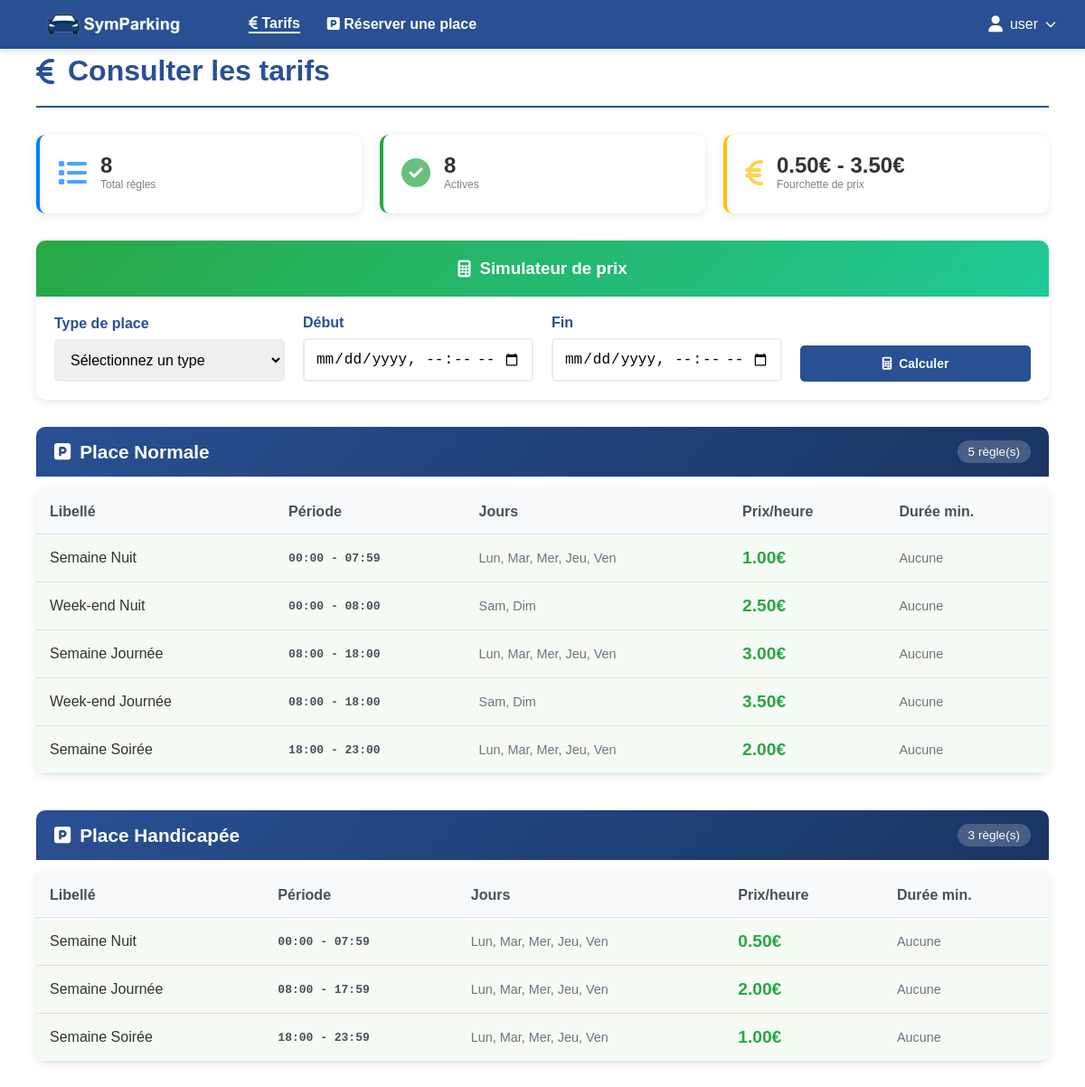
The page /index.php?component=pricing (signed in) on the database its author committed.
### tables this page shows
CREATE TABLE IF NOT EXISTS `pricing` (
  `id` int NOT NULL AUTO_INCREMENT,
  `label` varchar(100) DEFAULT NULL,
  `spot_type` int DEFAULT NULL,
  `start_hour` time DEFAULT NULL,
  `end_hour` time DEFAULT NULL,
  `days` set('mon','tue','wed','thu','fri','sat','sun') DEFAULT NULL,
  `price_per_hour` decimal(6,2) DEFAULT NULL,
  `min_duration_minutes` int DEFAULT '0',
  `active` tinyint(1) DEFAULT '1',
  PRIMARY KEY (`id`)
);

### Includes/functions.php (called while the page is built, shortened)
<?php
if (!function_exists('isAdmin')) {
    function isAdmin(): bool {
        return isset($_SESSION['auth']) && $_SESSION['auth'] && ($_SESSION['role'] ?? 1) === 2;
    }
}

### Model/pricing.php (called while the page is built, shortened)
<?php
function getAllPricingRules(PDO $pdo, bool $activeOnly = false): array {
    $whereClause = $activeOnly ? ' WHERE active = 1' : '';
    $query = "SELECT pr.*,
                CASE pr.spot_type
                    WHEN 1 THEN 'Normale'
                    WHEN 2 THEN 'Handicapée'
                    WHEN 3 THEN 'Réservée'
                    ELSE 'Inconnue'
                END as spot_type_name
              FROM pricing pr" . $whereClause . "
              ORDER BY pr.spot_type ASC, pr.start_hour ASC";
    $res = $pdo->query($query);
    return $res->fetchAll(PDO::FETCH_ASSOC);
}
function getSpotTypesForPricing(): array {
    return [
        1 => 'Place Normale',
        2 => 'Place Handicapée',
        3 => 'Place Réservée'
    ];
}
function getDaysOfWeek(): array {
    return [
        'mon' => 'Lundi',
        'tue' => 'Mardi',
        'wed' => 'Mercredi',
        'thu' => 'Jeudi',
        'fri' => 'Vendredi',
        'sat' => 'Samedi',
        'sun' => 'Dimanche'
    ];
}
function getPricingStats(PDO $pdo): array {
    $stats = [];
    $query = "SELECT COUNT(*) as total FROM pricing";
    $res = $pdo->query($query);
    $stats['total'] = $res->fetch(PDO::FETCH_ASSOC)['total'];
    $query = "SELECT COUNT(*) as active FROM pricing WHERE active = 1";
    $res = $pdo->query($query);
    $stats['active'] = $res->fetch(PDO::FETCH_ASSOC)['active'];
    $stats['inactive'] = $stats['total'] - $stats['active'];
    $query = "SELECT MIN(price_per_hour) as min_price, MAX(price_per_hour) as max_price FROM pricing WHERE active = 1";
    $res = $pdo->query($query);
    $priceRange = $res->fetch(PDO::FETCH_ASSOC);
    $stats['min_price'] = $priceRange['min_price'] ?? 0;
    $stats['max_price'] = $priceRange['max_price'] ?? 0;
    return $stats;
}

### View/pricing.php (the view, shortened to what this page needs)
<div class="pricing-container">
    <div class="pricing-header">
        <h1>
            <i class="fas fa-euro-sign"></i>
            <?= isAdmin() ? 'Gestion des tarifs' : 'Consulter les tarifs' ?>
        </h1>
    </div>
    <div class="stats-container">
        <div class="stat-card total">
            <div class="stat-icon">
                <i class="fas fa-list"></i>
            </div>
            <div class="stat-info">
                <div class="stat-number"><?= $stats['total'] ?></div>
                <div class="stat-label">Total règles</div>
            </div>
        </div>
        <div class="stat-card active">
            <div class="stat-icon">
                <i class="fas fa-check-circle"></i>
            </div>
            <div class="stat-info">
                <div class="stat-number"><?= $stats['active'] ?></div>
                <div class="stat-label">Actives</div>
            </div>
        </div>
        <div class="stat-card price-range">
            <div class="stat-icon">
                <i class="fas fa-euro-sign"></i>
            </div>
            <div class="stat-info">
                <div class="stat-number"><?= number_format($stats['min_price'], 2) ?>€ - <?= number_format($stats['max_price'], 2) ?>€</div>
                <div class="stat-label">Fourchette de prix</div>
            </div>
        </div>
    </div>
    <?php if (!isAdmin()): ?>
        <div class="price-calculator">
            <div class="calculator-card">
                <div class="calculator-header">
                    <h3>
                        <i class="fas fa-calculator"></i>
                        Simulateur de prix
                    </h3>
                </div>
                <div class="calculator-body">
                    <div class="calculator-form">
                        <div class="form-row">
                            <div class="form-group">
                                <label for="calc_spot_type">Type de place</label>
                                <select id="calc_spot_type" class="form-control">
                                    <option value="">Sélectionnez un type</option>
                                </select>
                            </div>
                            <div class="form-group">
                                <label for="calc_start_time">Début</label>
                                <input type="datetime-local" id="calc_start_time" class="form-control"
                                       min="<?= date('Y-m-d\TH:i', strtotime('+1 hour')) ?>">
                            </div>
                            <div class="form-group">
                                <label for="calc_end_time">Fin</label>
                                <input type="datetime-local" id="calc_end_time" class="form-control">
                            </div>
                            <div class="form-group">
                                <button type="button" onclick="calculatePrice()" class="btn btn-primary">
                                    <i class="fas fa-calculator"></i>
                                    Calculer
                                </button>
                            </div>
                        </div>
                    </div>
                </div>
            </div>
        </div>
    <?php endif; ?>
    <?php
    $rulesByType = [];
    foreach ($rules as $rule) {
        $rulesByType[$rule['spot_type']][] = $rule;
    }
    ?>
    <?php foreach ($spotTypes as $typeId => $typeName): ?>
        <?php if (isset($rulesByType[$typeId])): ?>
            <div class="spot-type-section">
                <div class="section-header">
                    <h2>
                        <i class="fas fa-parking"></i>
                        <?= htmlspecialchars($typeName) ?>
                    </h2>
                    <span class="rules-count"><?= count($rulesByType[$typeId]) ?> règle(s)</span>
                </div>
                <div class="rules-table-container">
                    <table class="rules-table">
                        <thead>
                        <tr>
                            <th>Libellé</th>
                            <th>Période</th>
                            <th>Jours</th>
                            <th>Prix/heure</th>
                            <th>Durée min.</th>
                        </tr>
                        </thead>
                        <tbody>
                        <?php foreach ($rulesByType[$typeId] as $rule): ?>
                            <tr class="<?= $rule['active'] ? 'active-rule' : 'inactive-rule' ?>">
                                <td>
                                    <div class="rule-label">
                                        <?= htmlspecialchars($rule['label']) ?>
                                    </div>
                                </td>
                                <td>
                                    <div class="time-period">
                                        <?= date('H:i', strtotime($rule['start_hour'])) ?>
                                        -
                                        <?= date('H:i', strtotime($rule['end_hour'])) ?>
                                    </div>
                                </td>
                                <td>
                                    <div class="days-list">
                                        <?php
                                        $ruleDays = explode(',', $rule['days']);
                                        $dayNames = [];
                                        foreach ($ruleDays as $day) {
                                            if (isset($daysOfWeek[$day])) {
                                                $dayNames[] = substr($daysOfWeek[$day], 0, 3);
                                            }
                                        }
                                        echo implode(', ', $dayNames);
                                        ?>
                                    </div>
                                </td>
                                <td>
                                    <div class="price-value">
                                        <?= number_format((float)$rule['price_per_hour'], 2) ?>€
                                    </div>
                                </td>
                                <td>
                                    <div class="min-duration">
                                        <?= $rule['min_duration_minutes'] > 0 ? $rule['min_duration_minutes'] . ' min' : 'Aucune' ?>
                                    </div>
                                </td>
                            </tr>
                        <?php endforeach; ?>
                        </tbody>
                    </table>
                </div>
            </div>
        <?php endif; ?>
    <?php endforeach; ?>
</div>

### assets/CSS/style.css (style rules this page uses)
body { margin: 0; padding: 0; background-color: #fff; font-family: Arial, sans-serif; min-height: 100vh; }
.btn { display: inline-flex; align-items: center; justify-content: center; gap: 8px; padding: 10px 20px; border: none; border-radius: 5px; text-decoration: none; font-weight: bold; cursor: pointer; transition: all 0.3s ease; font-size: 14px; line-height: 1; box-sizing: border-box; height: 40px; font-family: Arial, sans-serif; }
.btn-primary { background-color: #285093; color: white; }
.input-field, .form-input, .form-control, .form-control-quick { padding: 12px; border: 2px solid #e9ecef; border-radius: 5px; font-size: 16px; box-sizing: border-box; transition: all 0.3s ease; }
.form-input, .form-control, .form-control-quick { width: 100%; border: 2px solid #e9ecef; }
.form-group, .form-group-quick { display: flex; flex-direction: column; gap: 8px; }
.form-group label, .form-group-quick label { font-weight: bold; color: #285093; display: flex; align-items: center; gap: 8px; }
.form-row { display: grid; grid-template-columns: repeat(auto-fit, minmax(200px, 1fr)); gap: 20px; align-items: end; }
.users-container, .pricing-container { max-width: 1200px; margin: 0 auto; padding: 20px; }
.pricing-container { max-width: 1400px; }
.users-header, .pricing-header, .user-form-header { display: flex; justify-content: space-between; align-items: center; margin-bottom: 30px; padding-bottom: 20px; border-bottom: 2px solid #285093; }
.users-header h1, .pricing-header h1, .user-form-header h1 { color: #285093; margin: 0; font-size: 2rem; display: flex; align-items: center; gap: 15px; }
.users-table-container, .rules-table-container { background: white; border-radius: 10px; box-shadow: 0 4px 6px rgba(0, 0, 0, 0.1); overflow: hidden; margin-bottom: 30px; }
.rules-table-container { border-radius: 0 0 10px 10px; box-shadow: 0 2px 10px rgba(0, 0, 0, 0.1); }
.users-table, .rules-table { width: 100%; border-collapse: collapse; }
.users-table thead, .rules-table thead { background-color: #285093; color: white; }
.rules-table th { background: #f8f9fa; color: #495057; border-bottom: 2px solid #dee2e6; }
.users-table th, .users-table td, .rules-table th, .rules-table td { padding: 15px; text-align: left; border-bottom: 1px solid #dee2e6; vertical-align: middle; }
.stats-container { display: grid; grid-template-columns: repeat(auto-fit, minmax(200px, 1fr)); gap: 20px; margin-bottom: 30px; }
.stat-card { background: white; padding: 20px; border-radius: 10px; box-shadow: 0 2px 10px rgba(0, 0, 0, 0.1); display: flex; align-items: center; gap: 15px; border-left: 4px solid; }
.stat-card.total { border-left-color: #007bff; }
.stat-card.active { border-left-color: #28a745; }
.stat-card.price-range { border-left-color: #ffc107; }
.stat-icon { font-size: 2rem; opacity: 0.7; }
.stat-card.total .stat-icon { color: #007bff; }
.stat-card.active .stat-icon { color: #28a745; }
.stat-card.price-range .stat-icon { color: #ffc107; }
.stat-number { font-size: 1.5rem; font-weight: bold; color: #333; }
.stat-label { color: #6c757d; font-size: 0.9rem; }
.price-calculator { margin-bottom: 30px; }
.calculator-card { background: white; border-radius: 10px; box-shadow: 0 2px 10px rgba(0, 0, 0, 0.1); overflow: hidden; }
.calculator-header { background: linear-gradient(135deg, #28a745, #20c997); color: white; padding: 20px; text-align: center; }
.calculator-header h3 { margin: 0; display: flex; align-items: center; justify-content: center; gap: 10px; }
.calculator-body { padding: 20px; }
.spot-type-section { margin-bottom: 40px; }
.section-header { display: flex; justify-content: space-between; align-items: center; margin-bottom: 15px; padding: 15px 20px; background: linear-gradient(135deg, #285093, #1a3563); color: white; border-radius: 10px 10px 0 0; }
.section-header h2 { margin: 0; font-size: 1.3rem; display: flex; align-items: center; gap: 10px; }
.rules-count { background: rgba(255, 255, 255, 0.2); padding: 5px 12px; border-radius: 15px; font-size: 0.85rem; }
.active-rule { background: rgba(40, 167, 69, 0.05); }
.rule-label { font-weight: 500; color: #333; }
.time-period { font-family: monospace; font-weight: 600; color: #495057; }
.days-list { font-size: 0.9rem; color: #6c757d; }
.price-value { font-size: 1.2rem; font-weight: bold; color: #28a745; }
.min-duration { font-size: 0.9rem; color: #6c757d; }
.stat-label { font-size: 12px; margin-bottom: 5px; opacity: 0.9; }

### rows shown on the page
pricing: id "8", price_per_hour "3.50", label "Week-end Journée", start_hour "08:00", end_hour "18:00", dayNames "Sam, Dim", min_duration_minutes "Aucune"
pricing: label "Semaine Nuit", start_hour "00:00", end_hour "07:59", dayNames "Lun, Mar, Mer, Jeu, Ven", price_per_hour "1.00", min_duration_minutes "Aucune"
pricing: label "Week-end Nuit", start_hour "00:00", end_hour "08:00", dayNames "Sam, Dim", price_per_hour "2.50", min_duration_minutes "Aucune"
pricing: label "Semaine Journée", start_hour "08:00", end_hour "18:00", dayNames "Lun, Mar, Mer, Jeu, Ven", price_per_hour "3.00", min_duration_minutes "Aucune"
pricing: label "Semaine Soirée", start_hour "18:00", end_hour "23:00", dayNames "Lun, Mar, Mer, Jeu, Ven", price_per_hour "2.00", min_duration_minutes "Aucune"
pricing: label "Semaine Nuit", start_hour "00:00", end_hour "07:59", dayNames "Lun, Mar, Mer, Jeu, Ven", price_per_hour "0.50", min_duration_minutes "Aucune"
pricing: label "Semaine Journée", start_hour "08:00", end_hour "17:59", dayNames "Lun, Mar, Mer, Jeu, Ven", price_per_hour "2.00", min_duration_minutes "Aucune"
pricing: label "Semaine Soirée", start_hour "18:00", end_hour "23:59", dayNames "Lun, Mar, Mer, Jeu, Ven", price_per_hour "1.00", min_duration_minutes "Aucune"

### other values the page prints
$_SESSION['username'] "user"
$stats['min_price'] "0.50"
$typeName "Place Normale"
count($rulesByType[$typeId]) "5"
$typeName "Place Handicapée"
count($rulesByType[$typeId]) "3"
